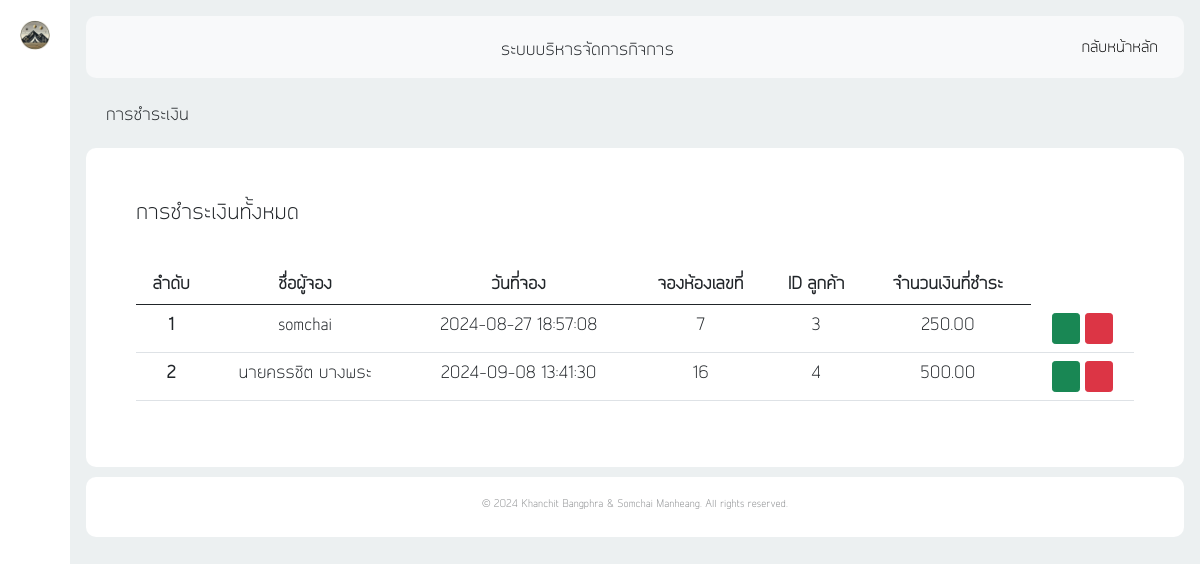
The page /backend/dashboard.php?page=bookingpayment-data (signed in) on the database as committed earlier.
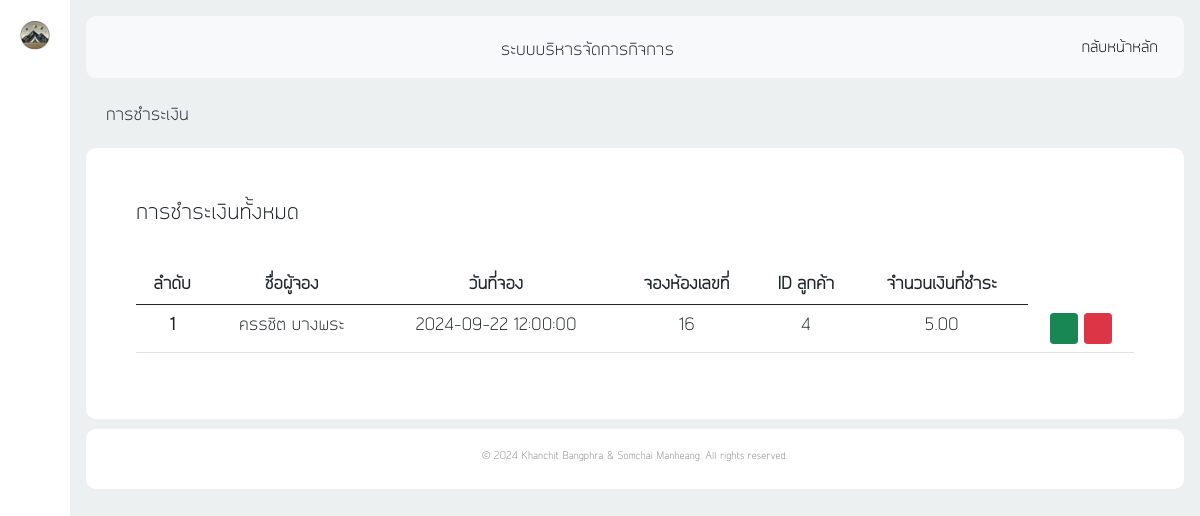
The same page on the database as committed later.
### tables this page shows
CREATE TABLE `booking_payment` (
  `payID` smallint(5) UNSIGNED ZEROFILL NOT NULL,
  `payPic` varchar(100) DEFAULT NULL,
  `payDate` datetime DEFAULT NULL,
  `payNameAc` varchar(100) DEFAULT NULL,
  `payManey` decimal(8,2) DEFAULT NULL,
  `payStatus` tinyint(1) NOT NULL,
  `bookID` smallint(5) UNSIGNED ZEROFILL NOT NULL,
  `userID` smallint(5) UNSIGNED ZEROFILL NOT NULL,
  `roomID` smallint(5) UNSIGNED ZEROFILL NOT NULL,
  `serviceID` smallint(5) UNSIGNED ZEROFILL DEFAULT NULL,
  `payType` varchar(1) DEFAULT NULL,
  `payBank` varchar(5) DEFAULT NULL
);

### backend/booking_payment_data/booking_payment.php (the view, shortened to what this page needs)
<?php
$users = $db_con->query("SELECT * FROM booking_payment WHERE payStatus = 1");
$usersArray = $users->fetchAll(PDO::FETCH_ASSOC);
?>
<p style="font-size: 16px; padding: 5px 20px;">การชำระเงิน</p>
<div id="user-table" style="align-items: center;background-color: white; border-radius: 10px; padding: 50px;">
    <div class="d-flex justify-content-between">
        <p style="font-size: 20px;">การชำระเงินทั้งหมด</p>
    </div>
    <div class="text-center">
        <table class="table" style="margin-top: 20px; font-size: 16px;">
            <thead>
                <tr>
                    <th scope="col">ลำดับ</th>
                    <th scope="col">ชื่อผู้จอง</th>
                    <th scope="col">วันที่จอง</th>
                    <th scope="col">จองห้องเลขที่</th>
                    <th scope="col">ID ลูกค้า</th>
                    <th scope="col">จำนวนเงินที่ชำระ</th>
                </tr>
            </thead>
            <tbody>
                <?php foreach ($usersArray as $index => $pay) : ?>
                <tr>
                    <th scope="row"><?php echo $index + 1; ?></th>
                    <td><?php echo htmlspecialchars($pay['payNameAc']); ?></td>
                    <td><?php echo htmlspecialchars($pay['payDate']); ?></td>
                    <td><?php echo htmlspecialchars($pay['roomID']); ?></td>
                    <td><?php echo htmlspecialchars($pay['userID']); ?></td>
                    <td><?php echo htmlspecialchars($pay['payManey']); ?></td>
                    <td>
                        <button onclick="select_pay({
                            payID: '<?php echo addslashes($pay['payID']); ?>',
                            payNameAc: '<?php echo addslashes($pay['payNameAc']); ?>',
                            payDate: '<?php echo addslashes($pay['payDate']); ?>',
                            roomID: '<?php echo addslashes($pay['roomID']); ?>',
                            userID: '<?php echo addslashes($pay['userID']); ?>',
                            payManey: '<?php echo addslashes($pay['payManey']); ?>',
                            bookID: '<?php echo addslashes($pay['bookID']); ?>',
                            payType: '<?php echo addslashes($pay['payType']); ?>',
                            payBank: '<?php echo addslashes($pay['payBank']); ?>',
                            payPic: '<?php echo addslashes($pay['payPic']); ?>'
                })" class="btn btn-success btn-sm">
                            <i class="lni lni-eye" style="padding: 5px;"></i>
                        </button>
                        <button onclick="delete_pay('<?php echo str_pad($pay['payID'], 5, "0", STR_PAD_LEFT); ?>')" class="btn btn-danger btn-sm">
                            <i class="lni lni-trash-can" style="padding: 5px;"></i>
                        </button>
                    </td>
                </tr>
                <?php endforeach; ?>
            </tbody>
        </table>
    </div>
</div>

Rows that differ between the two databases and show on the page:
removed booking_payment: payNameAc "somchai", payDate "2024-08-27 18:57:08", roomID "7", userID "3", payManey "250.00"
removed booking_payment: payNameAc "นายครรชิต บางพระ", payDate "2024-09-08 13:41:30", roomID "16", userID "4", payManey "500.00"
added booking_payment: payNameAc "ครรชิต บางพระ", payDate "2024-09-22 12:00:00", roomID "16", userID "4", payManey "5.00"
